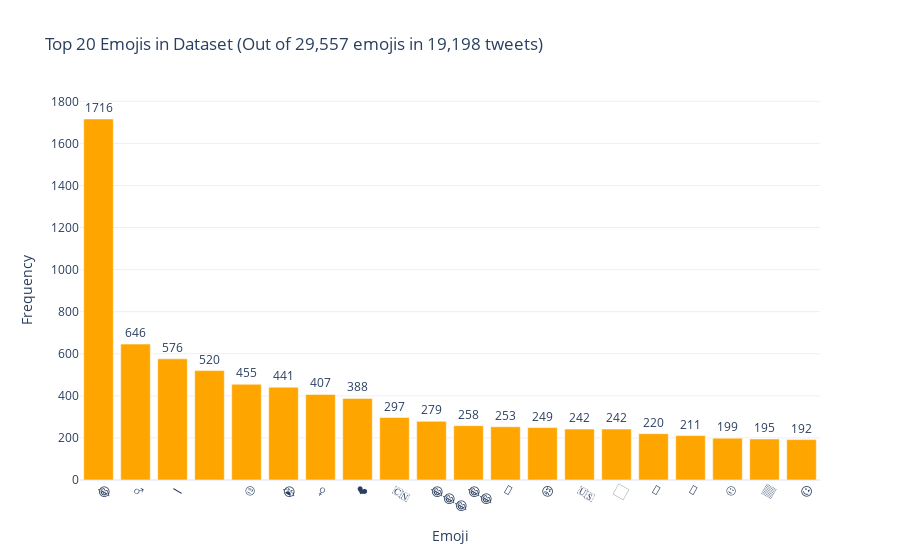

Notebook code for this chart:
### Markdown cell above
## Emojis

### Code cell
# 4. Filter and extract emojis from dataset
emoji_df = merged_df[merged_df["text"].apply(contains_emoji)].copy()
emoji_df["emojis"] = emoji_df["text"].apply(extract_emojis)

# 5. Explode to individual emoji rows
emoji_list = emoji_df["emojis"].explode().dropna().tolist()

# 6. Count emoji frequency
emoji_counter = Counter(emoji_list)
emoji_df_final = pd.DataFrame(emoji_counter.items(), columns=["emoji", "count"])
emoji_df_final = emoji_df_final.sort_values("count", ascending=False).head(20)

# 7. Plot with Plotly Express
fig = px.bar(
    emoji_df_final,
    x="emoji",
    y="count",
    text="count",
    title=f"Top 20 Emojis in Dataset (Out of {len(emoji_list):,} emojis in {emoji_df.shape[0]:,} tweets)",
    labels={"emoji": "Emoji", "count": "Frequency"},
)
fig.update_traces(marker_color="orange", textposition="outside")
fig.update_layout(template="plotly_white", xaxis=dict(tickmode='linear'))
fig.show()

### Figure 1 — Plotly figure (JSON) as saved in the notebook; plotly's stock layout.template omitted (floating-point values rounded to 4 significant figures)
{"data": [{"alignmentgroup": "True", "hovertemplate": "Emoji=%{x}<br>Frequency=%{text}<extra></extra>", "legendgroup": "", "marker": {"color": "orange", "pattern": {"shape": ""}}, "name": "", "offsetgroup": "", "orientation": "v", "showlegend": false, "text": [1716, 646, 576, 520, 455, 441, 407, 388, 297, 279, 258, 253, 249, 242, 242, 220, 211, 199, 195, 192], "textposition": "outside", "type": "bar", "x": ["😂", "♂️", "ー", "️", "🙄", "😭", "♀️", "❤️", "🇨🇳", "😂😂😂", "😂😂", "🌈", "😡", "🇺🇸", "🏻", "💩", "👩", "😍", "🏽", "😉"], "xaxis": "x", "y": [1716, 646, 576, 520, 455, 441, 407, 388, 297, 279, 258, 253, 249, 242, 242, 220, 211, 199, 195, 192], "yaxis": "y"}], "layout": {"barmode": "relative", "legend": {"tracegroupgap": 0}, "title": {"text": "Top 20 Emojis in Dataset (Out of 29,557 emojis in 19,198 tweets)"}, "xaxis": {"anchor": "y", "domain": [0, 1], "tickmode": "linear", "title": {"text": "Emoji"}}, "yaxis": {"anchor": "x", "domain": [0, 1], "title": {"text": "Frequency"}}}}
